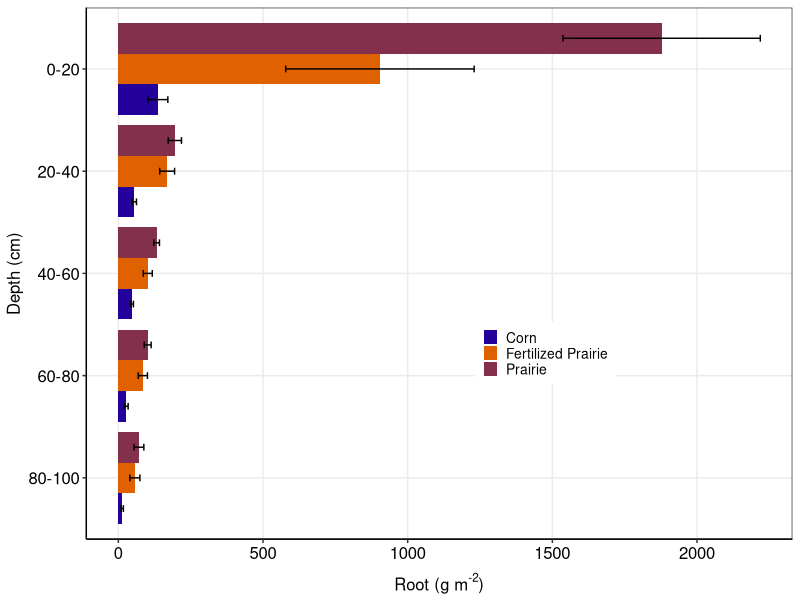
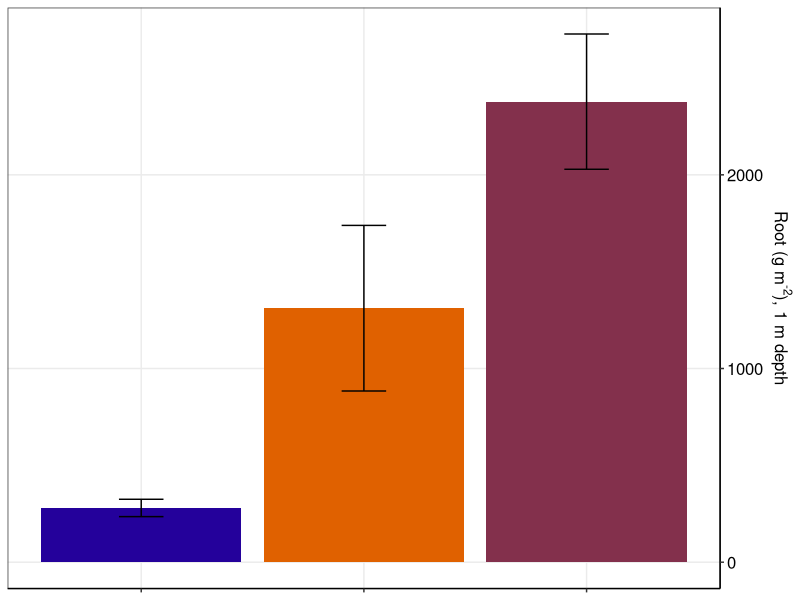

These charts were generated, in order, by the following R code:
## ---- chunk 1
knitr::opts_chunk$set(
	echo = FALSE,
	message = FALSE,
	warning = FALSE
)
library(tidyverse)
library(lubridate)
library(plotrix)

this_theme<-theme_bw()+
  theme(#panel.grid.major = element_blank(),
    #panel.grid.minor = element_blank(),
    panel.background = element_blank(),
    axis.line = element_line(),
    legend.position='none', legend.title=element_blank(),
    legend.text = element_text(size=12),
    axis.title.x = element_text(size=22,vjust=-0.5),
    axis.title.y = element_text(size=22,angle=90, vjust=1.2),
    axis.text.x = element_text(colour="black", size=18),
    axis.text.y = element_text(colour="black", size=18), 
    strip.text = element_text(colour="black", size=18))

theme_set(this_theme)
## ---- chunk 2
datain<-read_csv("../Data/2017-2-2COBS Root Sample Lab Data.csv")

roots<-datain%>%
     mutate(trt = ifelse((plot %in% c("12", "35", "21", "43")), "corn",
                        ifelse((plot %in% c("13", "31", "24", "46")), "prairie",
                               ifelse((plot %in% c("15", "32", "23", "41")), "fertilized_prairie", "nada"))))%>%
  mutate(Root_g_m2 = (`root weight (g)`/.00203))%>%
  group_by(trt, depth)%>%
  summarise_each(funs(mean(., na.rm = TRUE), std.error(., na.rm = TRUE)))
## ---- chunk 3

roots <- within(roots, trt <- ordered(trt, levels = c("corn", "fertilized_prairie", "prairie")))
roots <- within(roots, depth <- ordered(depth, levels = rev(sort(unique(depth)))))

desert<-c("#24019B", "#E06100", "#83304C")
dodge=position_dodge(width=0.9)
ggplot(roots, aes(x=depth, y = Root_g_m2_mean, fill=trt)) + 
    geom_bar(stat = "identity", position = dodge) +
    geom_errorbar(aes(ymax = Root_g_m2_mean + Root_g_m2_std.error, ymin=Root_g_m2_mean - Root_g_m2_std.error), position = dodge, width=0.2) +
    #scale_x_reverse()+
    coord_flip()+
    scale_fill_manual(values = desert, breaks=c("corn", "fertilized_prairie", "prairie"), labels=c("Corn", "Fertilized Prairie", "Prairie"))+
    guides(col = guide_legend(reverse = FALSE))+
    labs(y = (expression(paste("Root (g m" ^ "-2",")"))),x = "Depth (cm)")+
    theme(#panel.grid.major = element_blank(),
          panel.grid.minor = element_blank(),
          panel.background = element_blank(),
          axis.line = element_line(),
          legend.position=c(.65,.35), legend.title=element_blank(), 
          legend.key.size=unit(.40, "cm"), legend.text = element_text(size=10),
          axis.title.x = element_text(size=12),
          axis.title.y = element_text(size=12,angle=90),
          axis.text.x = element_text(colour="black", size=12),
          axis.text.y = element_text(colour="black", size=12))
## ---- chunk 4
desert<-c("#24019B", "#E06100", "#83304C")
dodge=position_dodge(width=0.9)
datain%>%
     mutate(trt = ifelse((plot %in% c("12", "35", "21", "43")), "corn",
                        ifelse((plot %in% c("13", "31", "24", "46")), "prairie",
                               ifelse((plot %in% c("15", "32", "23", "41")), "fertilized_prairie", "nada"))))%>%
  mutate(Root_g_m2 = (`root weight (g)`/.00203))%>%
  group_by(trt, plot,rep)%>%
  summarise(whole= sum(Root_g_m2))%>%
  group_by(trt)%>%
  summarise_each(funs(mean(., na.rm = TRUE), std.error(., na.rm = TRUE)))%>%
  ggplot(aes(x=trt, y=whole_mean, fill=trt))+
  geom_bar(stat = "identity")+
  geom_errorbar(aes(ymax = whole_mean + whole_std.error, ymin=whole_mean - whole_std.error), position = dodge, width=0.2) +
  scale_fill_manual(values = desert)+#, breaks=c("corn", "fertilized_prairie", "prairie"), labels=c("corn", "Fertilized Prairie", "Prairie"))+
    scale_y_continuous(position = "right")+
    guides(col = guide_legend(reverse = FALSE))+
    labs(y = (expression(paste("Root (g m" ^ "-2","), 1 m depth"))),x = "")+
    theme(#panel.grid.major = element_blank(),
          panel.grid.minor = element_blank(),
          panel.background = element_blank(),
          axis.line = element_line(),
          legend.position="none", legend.title=element_blank(), 
          legend.key.size=unit(.65, "cm"), legend.text = element_text(size=12),
          axis.title.x = element_blank(),
          axis.title.y = element_text(size=12,angle=90), 
          axis.text.x = element_blank(),
          axis.text.y = element_text(colour="black", size=12))
